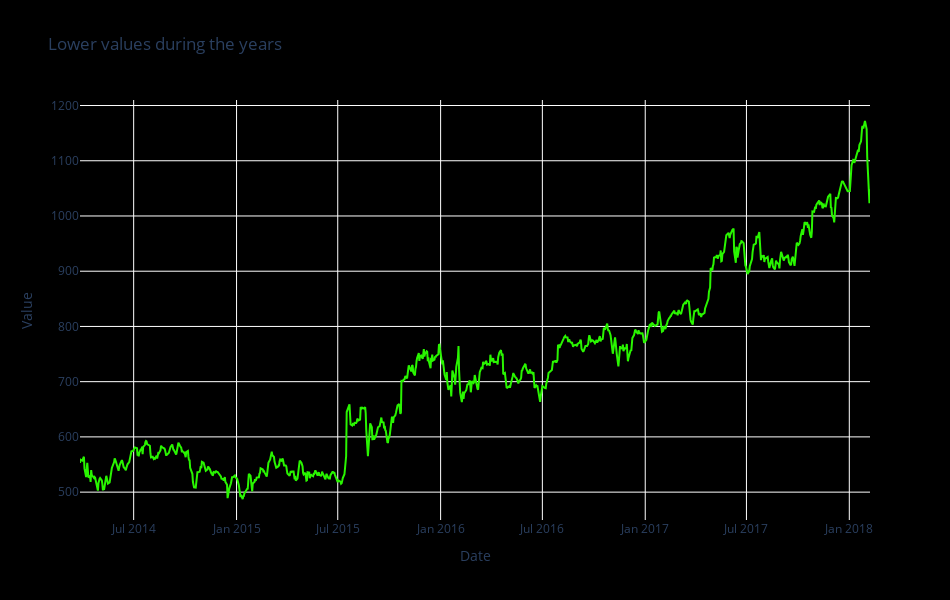

Notebook code cell kept with this figure:
### Markdown cell above
# Lower values during the years

### Code cell
fig = go.Figure(
    layout = go.Layout(
        title = 'Lower values during the years',
        xaxis = dict(title = 'Date'),
        yaxis = dict(title = 'Value'),
        showlegend = False,
        paper_bgcolor = 'black',
        plot_bgcolor = 'black',
        width = 950,
        height = 600
    )
)

fig.add_trace(go.Scatter(x = df_g['date'], y = df_g['low'], mode = 'lines', name = 'Low', line = dict(color = '#29f500')))

fig.show()

### Figure 1 — Plotly figure (JSON) as saved in the notebook; plotly's stock layout.template omitted (floating-point values rounded to 4 significant figures; data arrays with more than 128 entries replaced by an {"elided": "..."} marker saying what was removed)
{"data": [{"line": {"color": "#29f500"}, "mode": "lines", "name": "Low", "type": "scatter", "x": {"elided": "975 str values"}, "y": {"elided": "975 float values"}}], "layout": {"height": 600, "paper_bgcolor": "black", "plot_bgcolor": "black", "showlegend": false, "title": {"text": "Lower values during the years"}, "width": 950, "xaxis": {"title": {"text": "Date"}}, "yaxis": {"title": {"text": "Value"}}}}
